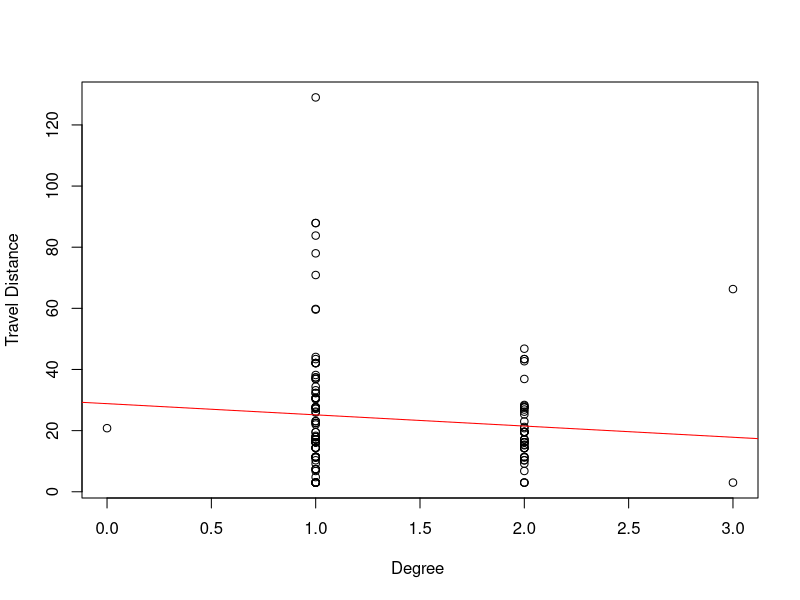
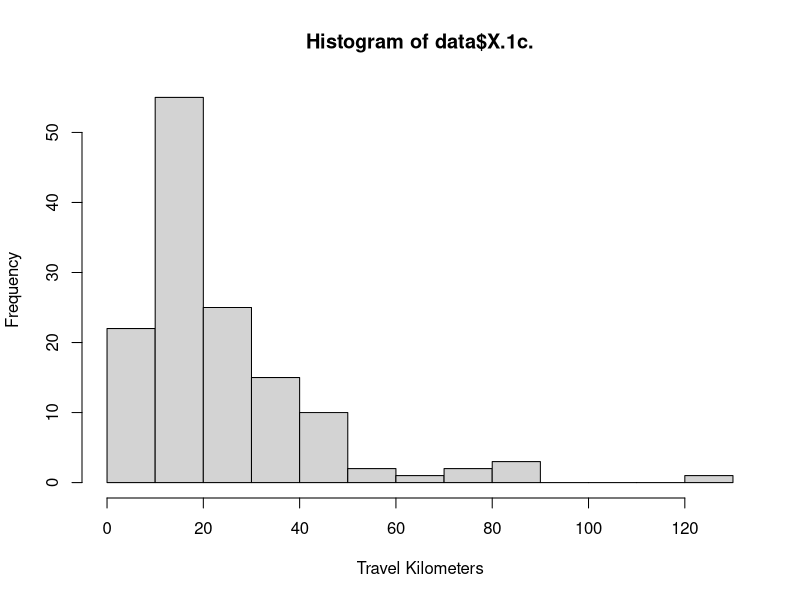
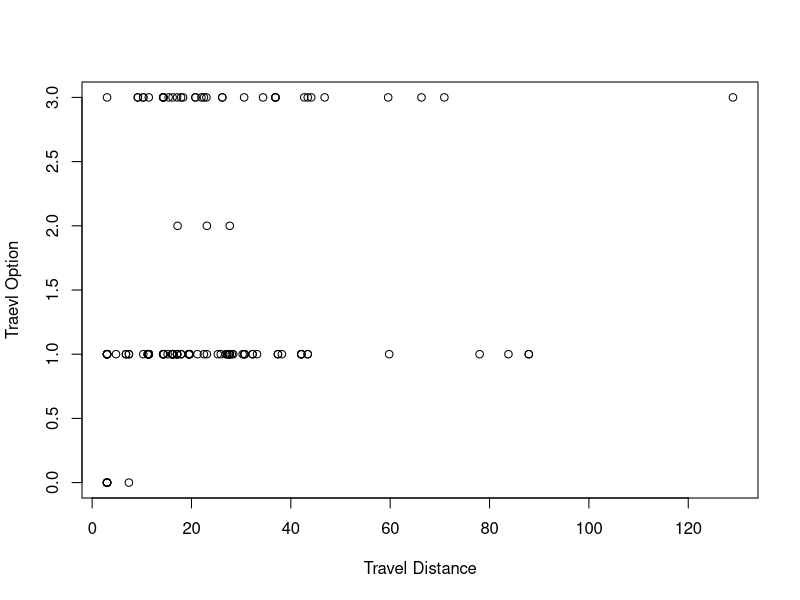

Source code (R) for these figures, in order: (Note: this script raises an error after producing the figures.)
### LIBRARIES

library(dplyr)
library(car)

### READING DATA
setwd("/Users/lukasmohs/Desktop/MA-data-analysis/") #adjust to directiory
data = read.csv("data.csv",sep=',')

### MODIFY DATA
data <- mutate(data, X1a = ifelse(data$X1a == 'Bachelor Student', 1,  ifelse(data$X1a == 'Master Student', 2,  ifelse(data$X1a == 'PHD Student', 3, 0))))
data <- mutate(data, X1d = ifelse(data$X1d == 'Public Transport', 1,  ifelse(data$X1d == 'Both: Car &Public Transport', 2,  ifelse(data$X1d == 'Car', 3, 0))))
data$X.1c. = gsub(",", ".", data$X.1c.)
data$X.1c. = as.double(as.character(data$X.1c.))
data$X5a = strptime(data$X5a,format='%H:%M:%S')
data$X5b = strptime(data$X5b,format='%H:%M:%S')
data <- mutate(data, X5c = ifelse(data$X5c == '5 Minutes', 5,  ifelse(data$X5c == '10 Minutes', 10,  ifelse(data$X5c == '15 Minutes', 15, ifelse(data$X5c == '20 Minutes', 20, ifelse(data$X5c == '30 Minutes', 30, 40))))))
data <- mutate(data, X5d = ifelse(data$X5d == 'Less than 2 hours', 1,  ifelse(data$X5d == '2 - 12 hours', 2,  ifelse(data$X5d == '12 - 24 hours', 3, ifelse(data$X5d == 'more than 24 hours', 4, 0)))))
levels(data$X5e)
#[1] ""                              "All"                           "All of the above"              "Bank Transfer"                 "Bier"                         
#[6] "Cash"                          "Cash and bank transfer"        "Payment Service (i.e. Paypal)" "Using an app"  
data$X5e =  as.numeric(data$X5e)

levels(data$X5f)
#[1] ""                          "0 special characteristics" "Age group / study degree"  "Field of study"            "Gender"                    "Just distance"            
#[7] "Time of arrival"    
data$X5f =  as.numeric(data$X5f)

data$X6a = gsub(",", ".", data$X6a)
data$X6a = as.double(as.character(data$X6a))

### EXPLORATION
summary(data)

# Degree on Travel Distance
plot(data$X1a,data$X.1c.,xlab="Degree ", ylab="Travel Distance")
abline(lm(X.1c. ~ X1a, data=data),col="red")

# Travel Distance on Travel Option
hist(data$X.1c.,xlab="Travel Kilometers")
plot(data$X.1c.,data$X1d, xlab="Travel Distance", ylab="Traevl Option")
histabline(lm(X1d ~ X.1c., data=data),col="red")

#Travel Time
hist(data$X5a,"mins",xlab="Arrival Time")
hist(data$X5b,"mins",xlab="Departure Time")

startHour = strptime("7:00:00",format='%H:%M:%S')
endHour = strptime("12:00:00",format='%H:%M:%S')
plot(data$X.1c.,data$X5a, xlab="Travel Distance", ylab="Arrival Time", ylim=as.POSIXct(c(startHour,endHour)))
axis.POSIXct(2, at=startHour, labels=format(startHour, '%H:%M:%S'))
axis.POSIXct(2, at=endHour, labels=format(endHour, '%H:%M:%S'))

startHour = strptime("12:00:00",format='%H:%M:%S')
endHour = strptime("20:00:00",format='%H:%M:%S')
plot(data$X.1c.,data$X5b, xlab="Travel Distance", ylab="Departure Time", ylim=as.POSIXct(c(startHour,endHour)))
axis.POSIXct(2, at=startHour, labels=format(startHour, '%H:%M:%S'))
axis.POSIXct(2, at=endHour, labels=format(endHour, '%H:%M:%S'))

# Flexibility
hist(data$X5c)


# Travel Distance on Price Elasticity
hist(data$X.1c.,xlab="Willingsness to Pay")
plot(data$X.1c.,data$X6a, xlab="Travel Distance", ylab="Willingsness to Pay",ylim = c(0,8))
abline(lm(X6a ~ X.1c., data=data),col="red")
